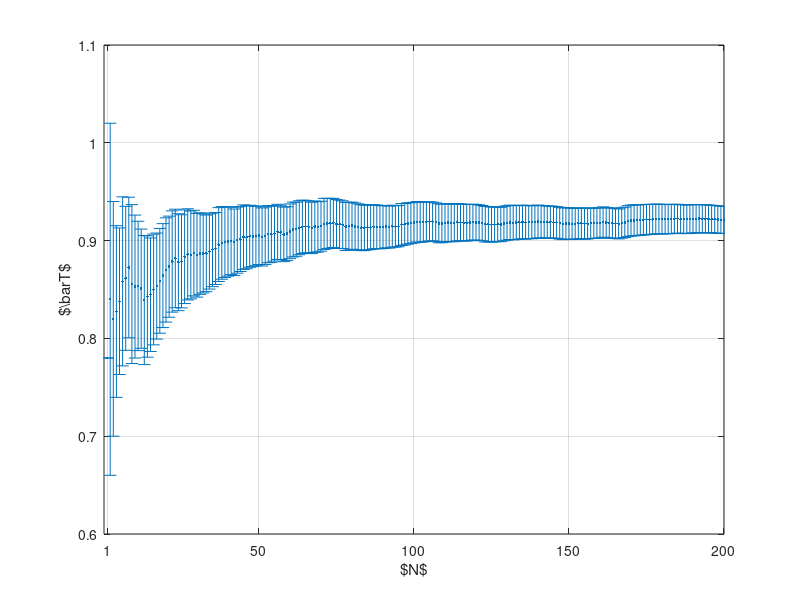

Reproduce this figure in MATLAB.
% Leo los datos
data = csvread("data/periodos.csv");

function [n, media, desv] = calcMedia(data)
    m = size(data, 1);
    n = 1:m;
    media = zeros(m, 1);
    desv = zeros(m, 1);

    for i = n
        media(i) = mean(data(1:i));
        desv(i) = 3 * std(data(1:i)) * i ^ (-1/2);
    end
end

% Calculo la media con su desviacion
[n, media, desv] = calcMedia(data);

% Grafico
errorbar(n, media, desv, ".");
xlabel("$N$");
ylabel("$\\bar{T}$");
xlim([0, 200])
xticks([1 50:50:200]);
grid on;

% Escribo en archivo
print -dtikz "-S900,600" "-F:5.5" "img/media.tikz"
